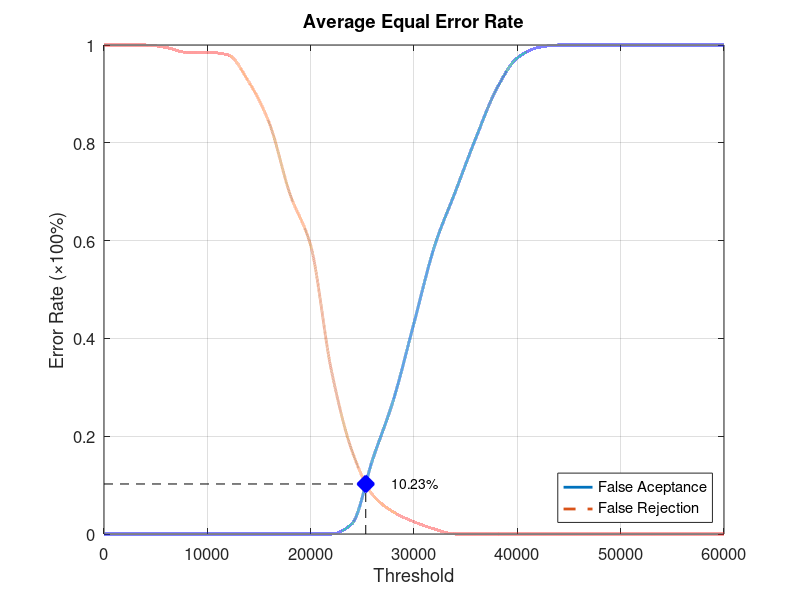
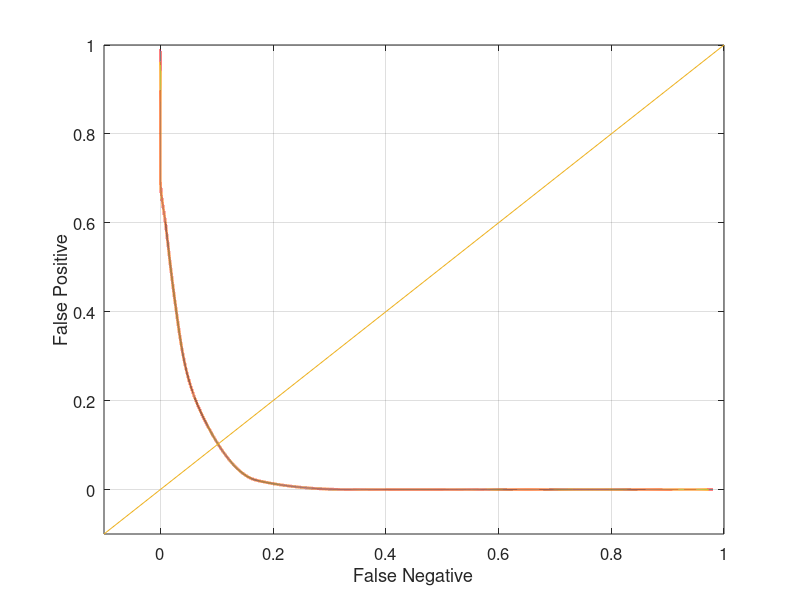

MATLAB code to generate these figures, in order:
function yEER = Database1_1
close all;
clear;
clc;
x = 0:2000:60000;
xq = 0:0.5:60000;

y0 = [0 0 0 0 0 0 0 0 0 0 0 0 0.0210526 0.152632 0.273684 0.431579 0.589474 0.7 0.810526 0.910526 0.973684 0.994737 1 1 1 1 1 1 1 1 1];
yy0 = interp1(x, y0, xq, 'pchip');
y1 = [1 1 1 0.995 0.985 0.985 0.98 0.925 0.84 0.695 0.59 0.335 0.17 0.08 0.045 0.025 0.01 0 0 0 0 0 0 0 0 0 0 0 0 0 0];
yy1 = interp1(x, y1, xq, 'pchip');

% Calculating EER: 
y2 = abs(y0 - y1);
find(y2 == min(y2))
yy2 = abs(yy0 - yy1);
xEER = find(yy2 == min(yy2));
xEERIndex = xq(xEER) % X-axis EER
yEER = yy0(xEER) % Y-axis EER

main = figure
plot(xq, yy0,'-','LineWidth', 2);	hold on
plot(xq, yy1,'--','LineWidth', 2);	hold on
plot([xEERIndex xEERIndex], [0 yEER], 'k--');	hold on
plot([0 xEERIndex], [yEER yEER], 'k--');	hold on
plot(xEERIndex, yEER, 'bx', 'LineWidth', 10);	hold on
text(xEERIndex + 10 * xEERIndex / 100, yEER, [num2str(round((10000 * yEER)) / 100) '%'])
legend('False Aceptance', 'False Rejection', 'Location', 'SouthEast')
xlabel('Threshold')
ylabel('Error Rate (\times100%)')
title('Average Equal Error Rate')
set(gca, 'FontSize', 12)
axis([0 60000 0 1])
grid on

print(main, 'Database1_1Main', '-dpng');
FNRxFPR = figure('Color', [1 1 1]);
plot(yy1, yy0, '-', yy1, yy0, 'LineWidth', 2);
hold on
y = -0.1:0.1:1
plot(y, y); 
set(gca, 'FontSize', 12)
xlabel('False Negative')
ylabel('False Positive')
axis([-0.1 1 -0.1 1])
set(gca, 'FontSize', 12)
grid on

print(FNRxFPR, 'Database1_1FNRxFPR','-dpng');
end
